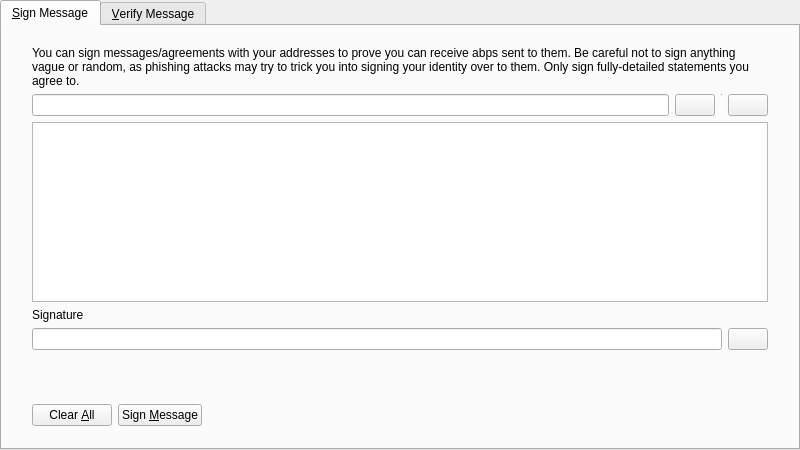
<?xml version="1.0" encoding="UTF-8"?>
<ui version="4.0">
 <class>SignVerifyMessageDialog</class>
 <widget class="QDialog" name="SignVerifyMessageDialog">
  <property name="geometry">
   <rect>
    <x>0</x>
    <y>0</y>
    <width>800</width>
    <height>450</height>
   </rect>
  </property>
  <property name="windowTitle">
   <string>Signatures - Sign / Verify a Message</string>
  </property>
  <property name="modal">
   <bool>true</bool>
  </property>
  <layout class="QVBoxLayout" name="verticalLayout">
   <property name="leftMargin">
    <number>0</number>
   </property>
   <property name="topMargin">
    <number>0</number>
   </property>
   <property name="rightMargin">
    <number>0</number>
   </property>
   <property name="bottomMargin">
    <number>0</number>
   </property>
   <item>
    <widget class="QTabWidget" name="tabWidget">
     <property name="currentIndex">
      <number>0</number>
     </property>
     <widget class="QWidget" name="tabSignMessage">
      <attribute name="title">
       <string>&amp;Sign Message</string>
      </attribute>
      <layout class="QVBoxLayout" name="verticalLayout_SM">
       <property name="leftMargin">
        <number>0</number>
       </property>
       <property name="topMargin">
        <number>0</number>
       </property>
       <property name="rightMargin">
        <number>0</number>
       </property>
       <property name="bottomMargin">
        <number>0</number>
       </property>
       <item>
        <layout class="QVBoxLayout" name="verticalLayout_3">
         <property name="leftMargin">
          <number>30</number>
         </property>
         <property name="topMargin">
          <number>20</number>
         </property>
         <property name="rightMargin">
          <number>30</number>
         </property>
         <property name="bottomMargin">
          <number>20</number>
         </property>
         <item>
          <widget class="QLabel" name="infoLabel_SM">
           <property name="text">
            <string>You can sign messages/agreements with your addresses to prove you can receive abps sent to them. Be careful not to sign anything vague or random, as phishing attacks may try to trick you into signing your identity over to them. Only sign fully-detailed statements you agree to.</string>
           </property>
           <property name="textFormat">
            <enum>Qt::PlainText</enum>
           </property>
           <property name="wordWrap">
            <bool>true</bool>
           </property>
          </widget>
         </item>
         <item>
          <layout class="QHBoxLayout" name="horizontalLayout_1_SM">
           <property name="spacing">
            <number>6</number>
           </property>
           <item>
            <widget class="QValidatedLineEdit" name="addressIn_SM">
             <property name="toolTip">
              <string>The Abp address to sign the message with</string>
             </property>
            </widget>
           </item>
           <item>
            <widget class="QPushButton" name="addressBookButton_SM">
             <property name="toolTip">
              <string>Choose previously used address</string>
             </property>
             <property name="text">
              <string/>
             </property>
             <property name="icon">
              <iconset resource="../bitcoin.qrc">
               <normaloff>:/icons/address-book</normaloff>:/icons/address-book</iconset>
             </property>
             <property name="shortcut">
              <string>Alt+A</string>
             </property>
             <property name="autoDefault">
              <bool>false</bool>
             </property>
            </widget>
           </item>
           <item>
            <widget class="Line" name="vLine">
             <property name="maximumSize">
              <size>
               <width>1</width>
               <height>22</height>
              </size>
             </property>
             <property name="orientation">
              <enum>Qt::Vertical</enum>
             </property>
            </widget>
           </item>
           <item>
            <widget class="QPushButton" name="pasteButton_SM">
             <property name="toolTip">
              <string>Paste address from clipboard</string>
             </property>
             <property name="text">
              <string/>
             </property>
             <property name="icon">
              <iconset resource="../bitcoin.qrc">
               <normaloff>:/icons/editpaste</normaloff>:/icons/editpaste</iconset>
             </property>
             <property name="shortcut">
              <string>Alt+P</string>
             </property>
             <property name="autoDefault">
              <bool>false</bool>
             </property>
            </widget>
           </item>
          </layout>
         </item>
         <item>
          <widget class="QPlainTextEdit" name="messageIn_SM">
           <property name="toolTip">
            <string>Enter the message you want to sign here</string>
           </property>
          </widget>
         </item>
         <item>
          <widget class="QLabel" name="signatureLabel_SM">
           <property name="text">
            <string>Signature</string>
           </property>
           <property name="textFormat">
            <enum>Qt::PlainText</enum>
           </property>
          </widget>
         </item>
         <item>
          <layout class="QHBoxLayout" name="horizontalLayout_2_SM">
           <property name="spacing">
            <number>6</number>
           </property>
           <item>
            <widget class="QLineEdit" name="signatureOut_SM">
             <property name="font">
              <font>
               <italic>true</italic>
              </font>
             </property>
             <property name="readOnly">
              <bool>true</bool>
             </property>
            </widget>
           </item>
           <item>
            <widget class="QPushButton" name="copySignatureButton_SM">
             <property name="toolTip">
              <string>Copy the current signature to the system clipboard</string>
             </property>
             <property name="text">
              <string/>
             </property>
             <property name="icon">
              <iconset resource="../bitcoin.qrc">
               <normaloff>:/icons/editcopy</normaloff>:/icons/editcopy</iconset>
             </property>
             <property name="autoDefault">
              <bool>false</bool>
             </property>
            </widget>
           </item>
          </layout>
         </item>
        </layout>
       </item>
       <item>
        <widget class="QWidget" name="buttonsContainerWhite" native="true">
         <layout class="QHBoxLayout" name="horizontalLayout">
          <property name="leftMargin">
           <number>30</number>
          </property>
          <property name="topMargin">
           <number>15</number>
          </property>
          <property name="rightMargin">
           <number>30</number>
          </property>
          <item>
           <widget class="QPushButton" name="clearButton_SM">
            <property name="toolTip">
             <string>Reset all sign message fields</string>
            </property>
            <property name="text">
             <string>Clear &amp;All</string>
            </property>
            <property name="icon">
             <iconset resource="../bitcoin.qrc">
              <normaloff>:/icons/remove</normaloff>:/icons/remove</iconset>
            </property>
            <property name="autoDefault">
             <bool>false</bool>
            </property>
           </widget>
          </item>
          <item>
           <widget class="QPushButton" name="signMessageButton_SM">
            <property name="toolTip">
             <string>Sign the message to prove you own this Abp address</string>
            </property>
            <property name="text">
             <string>Sign &amp;Message</string>
            </property>
            <property name="icon">
             <iconset resource="../bitcoin.qrc">
              <normaloff>:/icons/edit</normaloff>:/icons/edit</iconset>
            </property>
            <property name="autoDefault">
             <bool>false</bool>
            </property>
           </widget>
          </item>
          <item>
           <spacer name="horizontalSpacer_1_SM">
            <property name="orientation">
             <enum>Qt::Horizontal</enum>
            </property>
            <property name="sizeHint" stdset="0">
             <size>
              <width>40</width>
              <height>48</height>
             </size>
            </property>
           </spacer>
          </item>
          <item>
           <widget class="QLabel" name="statusLabel_SM">
            <property name="font">
             <font>
              <weight>75</weight>
              <bold>true</bold>
             </font>
            </property>
            <property name="text">
             <string/>
            </property>
            <property name="wordWrap">
             <bool>true</bool>
            </property>
           </widget>
          </item>
          <item>
           <spacer name="horizontalSpacer_2_SM">
            <property name="orientation">
             <enum>Qt::Horizontal</enum>
            </property>
            <property name="sizeHint" stdset="0">
             <size>
              <width>40</width>
              <height>48</height>
             </size>
            </property>
           </spacer>
          </item>
         </layout>
        </widget>
       </item>
      </layout>
     </widget>
     <widget class="QWidget" name="tabVerifyMessage">
      <attribute name="title">
       <string>&amp;Verify Message</string>
      </attribute>
      <layout class="QVBoxLayout" name="verticalLayout_VM">
       <property name="leftMargin">
        <number>0</number>
       </property>
       <property name="topMargin">
        <number>0</number>
       </property>
       <property name="rightMargin">
        <number>0</number>
       </property>
       <property name="bottomMargin">
        <number>0</number>
       </property>
       <item>
        <layout class="QVBoxLayout" name="verticalLayout_2">
         <property name="leftMargin">
          <number>30</number>
         </property>
         <property name="topMargin">
          <number>20</number>
         </property>
         <property name="rightMargin">
          <number>30</number>
         </property>
         <property name="bottomMargin">
          <number>20</number>
         </property>
         <item>
          <widget class="QLabel" name="infoLabel_VM">
           <property name="text">
            <string>Enter the receiver's address, message (ensure you copy line breaks, spaces, tabs, etc. exactly) and signature below to verify the message. Be careful not to read more into the signature than what is in the signed message itself, to avoid being tricked by a man-in-the-middle attack. Note that this only proves the signing party receives with the address, it cannot prove sendership of any transaction!</string>
           </property>
           <property name="textFormat">
            <enum>Qt::PlainText</enum>
           </property>
           <property name="alignment">
            <set>Qt::AlignLeading|Qt::AlignLeft|Qt::AlignTop</set>
           </property>
           <property name="wordWrap">
            <bool>true</bool>
           </property>
          </widget>
         </item>
         <item>
          <layout class="QHBoxLayout" name="horizontalLayout_1_VM">
           <property name="spacing">
            <number>6</number>
           </property>
           <item>
            <widget class="QValidatedLineEdit" name="addressIn_VM">
             <property name="toolTip">
              <string>The Abp address the message was signed with</string>
             </property>
            </widget>
           </item>
           <item>
            <widget class="QPushButton" name="addressBookButton_VM">
             <property name="toolTip">
              <string>Choose previously used address</string>
             </property>
             <property name="text">
              <string/>
             </property>
             <property name="icon">
              <iconset resource="../bitcoin.qrc">
               <normaloff>:/icons/address-book</normaloff>:/icons/address-book</iconset>
             </property>
             <property name="shortcut">
              <string>Alt+A</string>
             </property>
             <property name="autoDefault">
              <bool>false</bool>
             </property>
            </widget>
           </item>
          </layout>
         </item>
         <item>
          <widget class="QPlainTextEdit" name="messageIn_VM"/>
         </item>
         <item>
          <widget class="QValidatedLineEdit" name="signatureIn_VM"/>
         </item>
        </layout>
       </item>
       <item>
        <widget class="QWidget" name="buttonsContainerWhite_" native="true">
         <layout class="QHBoxLayout" name="horizontalLayout_2">
          <property name="leftMargin">
           <number>30</number>
          </property>
          <property name="topMargin">
           <number>15</number>
          </property>
          <property name="rightMargin">
           <number>30</number>
          </property>
          <item>
           <widget class="QPushButton" name="clearButton_VM">
            <property name="toolTip">
             <string>Reset all verify message fields</string>
            </property>
            <property name="text">
             <string>Clear &amp;All</string>
            </property>
            <property name="icon">
             <iconset resource="../bitcoin.qrc">
              <normaloff>:/icons/remove</normaloff>:/icons/remove</iconset>
            </property>
            <property name="autoDefault">
             <bool>false</bool>
            </property>
           </widget>
          </item>
          <item>
           <widget class="QPushButton" name="verifyMessageButton_VM">
            <property name="toolTip">
             <string>Verify the message to ensure it was signed with the specified Abp address</string>
            </property>
            <property name="text">
             <string>Verify &amp;Message</string>
            </property>
            <property name="icon">
             <iconset resource="../bitcoin.qrc">
              <normaloff>:/icons/transaction_0</normaloff>:/icons/transaction_0</iconset>
            </property>
            <property name="autoDefault">
             <bool>false</bool>
            </property>
           </widget>
          </item>
          <item>
           <spacer name="horizontalSpacer_1_VM">
            <property name="orientation">
             <enum>Qt::Horizontal</enum>
            </property>
            <property name="sizeHint" stdset="0">
             <size>
              <width>40</width>
              <height>48</height>
             </size>
            </property>
           </spacer>
          </item>
          <item>
           <widget class="QLabel" name="statusLabel_VM">
            <property name="font">
             <font>
              <weight>75</weight>
              <bold>true</bold>
             </font>
            </property>
            <property name="text">
             <string/>
            </property>
            <property name="wordWrap">
             <bool>true</bool>
            </property>
           </widget>
          </item>
          <item>
           <spacer name="horizontalSpacer_2_VM">
            <property name="orientation">
             <enum>Qt::Horizontal</enum>
            </property>
            <property name="sizeHint" stdset="0">
             <size>
              <width>40</width>
              <height>48</height>
             </size>
            </property>
           </spacer>
          </item>
         </layout>
        </widget>
       </item>
      </layout>
     </widget>
    </widget>
   </item>
  </layout>
 </widget>
 <customwidgets>
  <customwidget>
   <class>QValidatedLineEdit</class>
   <extends>QLineEdit</extends>
   <header>qt/qvalidatedlineedit.h</header>
  </customwidget>
 </customwidgets>
 <resources>
  <include location="../bitcoin.qrc"/>
 </resources>
 <connections/>
</ui>
